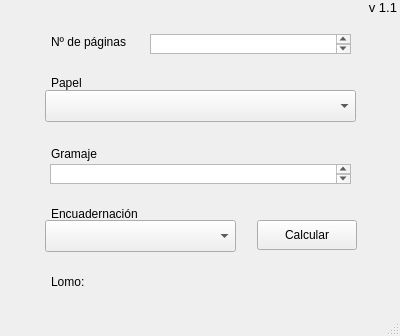
<?xml version="1.0" encoding="UTF-8"?>
<ui version="4.0">
 <class>MainWindow</class>
 <widget class="QMainWindow" name="MainWindow">
  <property name="geometry">
   <rect>
    <x>0</x>
    <y>0</y>
    <width>400</width>
    <height>336</height>
   </rect>
  </property>
  <property name="mouseTracking">
   <bool>false</bool>
  </property>
  <property name="windowTitle">
   <string>Calcular Lomo</string>
  </property>
  <property name="autoFillBackground">
   <bool>false</bool>
  </property>
  <widget class="QWidget" name="centralwidget">
   <widget class="QPushButton" name="pushButton">
    <property name="geometry">
     <rect>
      <x>257</x>
      <y>220</y>
      <width>100</width>
      <height>30</height>
     </rect>
    </property>
    <property name="cursor">
     <cursorShape>ArrowCursor</cursorShape>
    </property>
    <property name="text">
     <string>Calcular</string>
    </property>
   </widget>
   <widget class="QLabel" name="label">
    <property name="geometry">
     <rect>
      <x>51</x>
      <y>34</y>
      <width>100</width>
      <height>16</height>
     </rect>
    </property>
    <property name="text">
     <string>Nº de páginas</string>
    </property>
   </widget>
   <widget class="QTextEdit" name="npaginas">
    <property name="geometry">
     <rect>
      <x>150</x>
      <y>34</y>
      <width>201</width>
      <height>20</height>
     </rect>
    </property>
   </widget>
   <widget class="QLabel" name="label_2">
    <property name="geometry">
     <rect>
      <x>51</x>
      <y>75</y>
      <width>100</width>
      <height>16</height>
     </rect>
    </property>
    <property name="text">
     <string>Papel</string>
    </property>
   </widget>
   <widget class="QComboBox" name="papel">
    <property name="geometry">
     <rect>
      <x>45</x>
      <y>90</y>
      <width>311</width>
      <height>32</height>
     </rect>
    </property>
   </widget>
   <widget class="QLabel" name="label_3">
    <property name="geometry">
     <rect>
      <x>51</x>
      <y>146</y>
      <width>100</width>
      <height>16</height>
     </rect>
    </property>
    <property name="text">
     <string>Gramaje</string>
    </property>
   </widget>
   <widget class="QComboBox" name="encuadernacion">
    <property name="geometry">
     <rect>
      <x>45</x>
      <y>220</y>
      <width>191</width>
      <height>32</height>
     </rect>
    </property>
   </widget>
   <widget class="QLabel" name="label_4">
    <property name="geometry">
     <rect>
      <x>51</x>
      <y>206</y>
      <width>100</width>
      <height>16</height>
     </rect>
    </property>
    <property name="text">
     <string>Encuadernación</string>
    </property>
   </widget>
   <widget class="QLabel" name="label_6">
    <property name="geometry">
     <rect>
      <x>51</x>
      <y>274</y>
      <width>41</width>
      <height>16</height>
     </rect>
    </property>
    <property name="text">
     <string>Lomo:</string>
    </property>
   </widget>
   <widget class="QLabel" name="resultado">
    <property name="geometry">
     <rect>
      <x>110</x>
      <y>274</y>
      <width>241</width>
      <height>16</height>
     </rect>
    </property>
    <property name="text">
     <string/>
    </property>
   </widget>
   <widget class="QTextEdit" name="gramaje">
    <property name="geometry">
     <rect>
      <x>50</x>
      <y>164</y>
      <width>301</width>
      <height>20</height>
     </rect>
    </property>
   </widget>
   <widget class="QLabel" name="label_7">
    <property name="geometry">
     <rect>
      <x>236</x>
      <y>0</y>
      <width>161</width>
      <height>20</height>
     </rect>
    </property>
    <property name="font">
     <font>
      <pointsize>10</pointsize>
     </font>
    </property>
    <property name="text">
     <string>v 1.1</string>
    </property>
    <property name="scaledContents">
     <bool>true</bool>
    </property>
    <property name="alignment">
     <set>Qt::AlignRight|Qt::AlignTop|Qt::AlignTrailing</set>
    </property>
    <property name="wordWrap">
     <bool>false</bool>
    </property>
   </widget>
  </widget>
  <widget class="QStatusBar" name="statusbar"/>
 </widget>
 <resources/>
 <connections/>
</ui>
